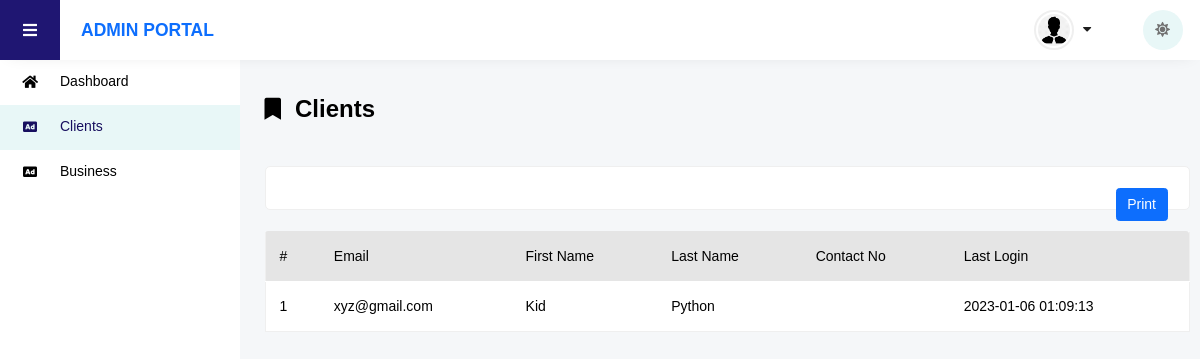
Page /admin/clients.php (signed in) on the earlier database version.
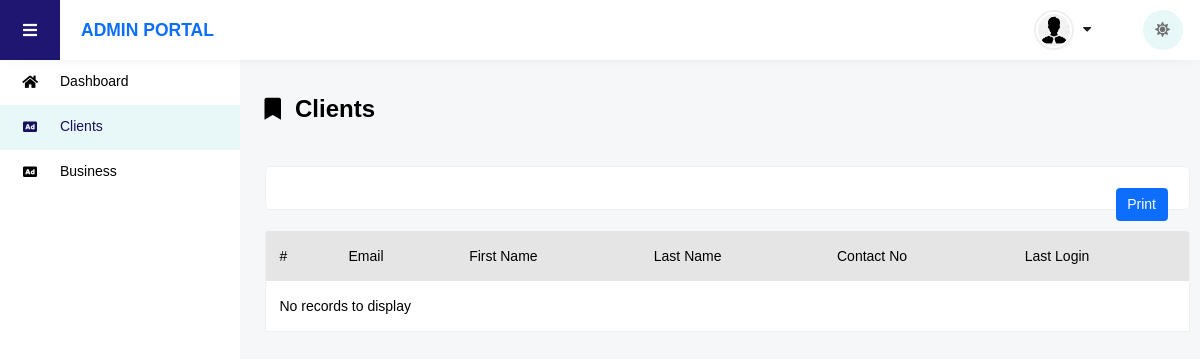
Same page on the later database version.
### tables this page shows
CREATE TABLE `accounts` (
  `id` int(11) NOT NULL,
  `account_type_id` int(11) DEFAULT 0,
  `email` varchar(120) DEFAULT '',
  `password` varchar(45) DEFAULT '',
  `first_name` varchar(45) DEFAULT '',
  `last_name` varchar(45) DEFAULT '',
  `name` varchar(45) DEFAULT '',
  `last_login` varchar(45) DEFAULT '',
  `status` varchar(15) DEFAULT '',
  `email_valid` bit(1) DEFAULT b'0',
  `photo` varchar(300) DEFAULT '',
  `payment_method` varchar(3000) DEFAULT '',
  `verify` bit(1) DEFAULT b'0',
  `verify_date` varchar(45) DEFAULT '',
  `proof` varchar(300) DEFAULT '',
  `proof_date` varchar(45) DEFAULT '',
  `contact_no` varchar(45) DEFAULT ''
);

### libs/env.php (called while the page is built, shortened)
<?php
class Configuration {
    private static $environment;
    public static function GetEnvironment()
    {
        if(empty(Configuration::$environment))
        {
            switch($_SERVER['SERVER_NAME'])
            {
                default:
                    Configuration::$environment = 'dev'; break;
            }
        }
        return Configuration::$environment;
    }
}
?>

### libs/base.php (called while the page is built, shortened)
<?php
require_once('env.php');
function BASE_URL()
{
    $env = Configuration::GetEnvironment();
    switch($env)
    {
        case 'dev': return 'http://localhost:8080/event-place/';
    }
}
?>

### libs/db.php (called while the page is built)
<?php
require_once('env.php');
class Server
{
    function DbQuery($Sql)
    {
        $conn = new mysqli(
            Configuration::Setting('server'),
            Configuration::Setting('username'),
            Configuration::Setting('password'),
            Configuration::Setting('database')
        );
        if ($conn->connect_error)
        {
            die("Connection failed: " . $conn->connect_error);
        } else
        {
            return $conn->query($Sql);
        }
    }
}
?>

### admin/clients.php (the view, shortened to what the changed rows need)
<?php
include('../libs/base.php');
include('../libs/db.php');
$sql = "SELECT * FROM accounts WHERE account_type_id = 1";
$db = new Server();
$rows = $db->DbQuery($sql);
$cnt = mysqli_num_rows($rows);
?>
<!DOCTYPE html>
<html lang="en">
<head>
    <link rel="stylesheet" href="<?php echo BASE_URL() . 'assets/base/css/dashboard.css' ?>">
    <link rel="stylesheet" href="<?php echo BASE_URL() . 'assets/base/css/fontface' ?>">
    <link rel="stylesheet" href="<?php echo BASE_URL() . 'assets/base/css/unicons.css' ?>">
    <link rel="stylesheet" href="<?php echo BASE_URL() . 'assets/base/css/style.css' ?>">
    <link rel="stylesheet" href="<?php echo BASE_URL() . 'assets/base/css/vertical-responsive-menu.min.css' ?>">
    <link rel="stylesheet" href="<?php echo BASE_URL() . 'assets/base/css/responsive.css' ?>">
    <link rel="stylesheet" href="<?php echo BASE_URL() . 'assets/base/css/night-mode.css' ?>">
    <link rel="stylesheet" href="<?php echo BASE_URL() . 'assets/base/css/all.min.css' ?>">
    <link rel="stylesheet" href="<?php echo BASE_URL() . 'assets/base/css/owl.carousel.css' ?>">
    <link rel="stylesheet" href="<?php echo BASE_URL() . 'assets/base/css/owl.theme.default.min.css' ?>">
    <link rel="stylesheet" href="<?php echo BASE_URL() . 'assets/base/css/bootstrap.min.css' ?>">
    <link rel="stylesheet" href="<?php echo BASE_URL() . 'assets/base/css/bootstrap-select.min.css' ?>">
    <link rel="stylesheet" href="<?php echo BASE_URL() . 'assets/base/css/custom.css' ?>">
    <link rel="stylesheet" href="<?php echo BASE_URL() . 'assets/plugins/css/toastr.css' ?>">
</head>
<body class="d-flex flex-column h-100">
    <div class="wrapper wrapper-body" id="vbody">
        <div class="dashboard-body">
            <div class="container-fluid">
                <div class="row">
                    <div class="col-md-12">
                        <div class="event-list" id="tbList">
                            <div class="table-card mt-4">
                                <div class="main-table">
                                    <div class="table-responsive">
                                        <table class="table" id="CnReports">
                                            <thead class="thead-dark">
                                                <tr>
                                                    <th scope="col">#</th>
                                                    <th scope="col">Email</th>
                                                    <th scope="col">First Name</th>
                                                    <th scope="col">Last Name</th>
                                                    <th scope="col">Contact No</th>
                                                    <th scope="col">Last Login</th>
                                                </tr>
                                            </thead>
                                            <tbody>
                                            <?php
                                                if ($cnt == 0) {
                                            ?>
                                                <tr>
                                                    <td colspan="25">No records to display</td>
                                                </tr>
                                            <?php
                                                } else {
                                                    $ctr = 1;
                                                    foreach($rows as $row):
                                                        ?>
                                                        <tr>
                                                            <td><?= $ctr; ?></td>
                                                            <td><?= $row["email"]; ?></td>
                                                            <td><?= $row["first_name"]; ?></td>
                                                            <td><?= $row["last_name"]; ?></td>
                                                            <td><?= $row["contact_no"]; ?></td>
                                                            <td><?= $row["last_login"]; ?></td>
                                                        </tr>
                                                        <?php
                                                        $ctr++;
                                                    endforeach;
                                                }
                                            ?>
                                            </tbody>
                                        </table>
                                    </div>
                                </div>
                            </div>
                        </div>
                    </div>
                </div>
            </div>
        </div>
    </div>
</body>
</html>

Differences in the rows shown:
removed accounts: email "xyz@gmail.com", first_name "Kid", last_name "Python", last_login "2023-01-06 01:09:13"
Other differences:
text now shown: "No records to display"
